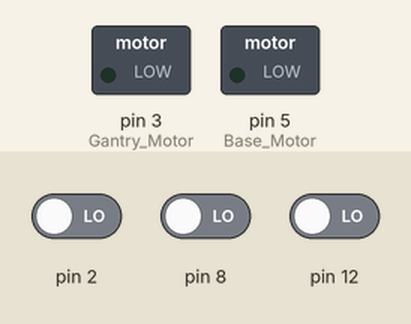
A sketch run on a simulated Arduino Uno, built with avr-gcc and run on an emulated ATmega328P. Shown: switched loads named in the sketch (green lamp = pin HIGH). The test bench sets the inputs (shaded band); at power-on: pin 2 LOW, pin 8 LOW, pin 12 LOW.

Above: at 1.2 s.
1.3 s: pin 2 driven HIGH
At 2.1 s:
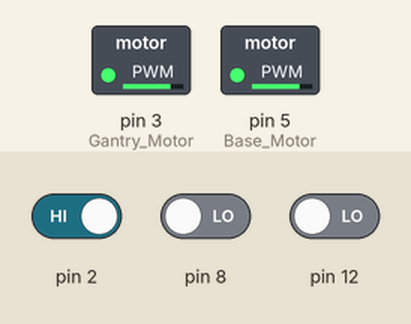
2.8 s: pin 2 driven LOW and pin 8 driven HIGH
At 3.3 s:
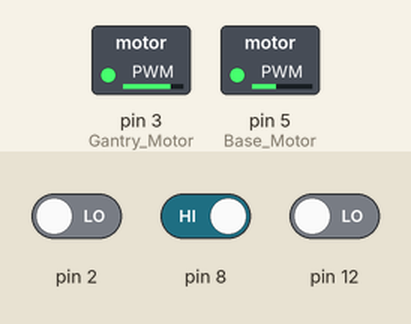
4.3 s: pin 8 driven LOW
At 5.5 s:
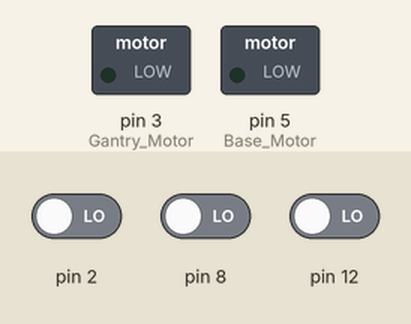
5.8 s: pin 12 driven HIGH
At 6.7 s:
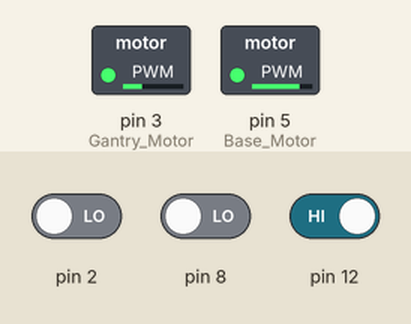
7.3 s: pin 12 driven LOW
At 7.9 s:
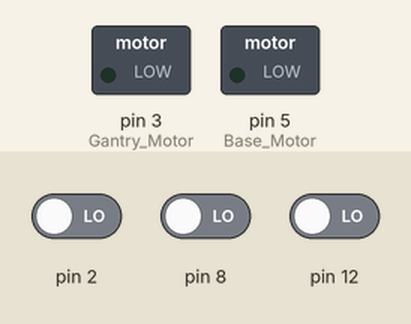
8.8 s: pin 8 driven HIGH
At 10.2 s:
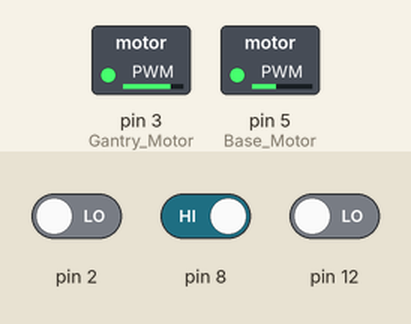
Timing chart, 0 to 11.3 s (numbered marks = the images above; inputs shaded):
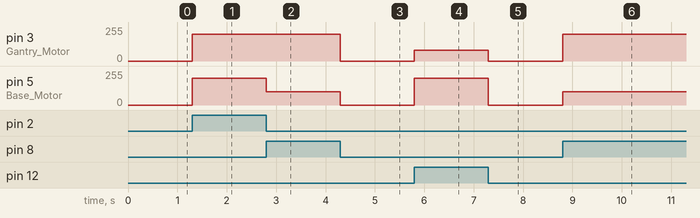

Measured:
- after the input at 1.3 s, pin 3 (Gantry_Motor), pin 5 (Base_Motor): 0/255 → 200/255 at once
- after the input at 2.8 s, pin 5 (Base_Motor): 200/255 → 100/255 at once
- after the input at 4.3 s, pin 3 (Gantry_Motor): 200/255 → 0/255 at once; pin 5 (Base_Motor): 100/255 → 0/255 at once
- after the input at 5.8 s, pin 3 (Gantry_Motor): 0/255 → 80/255 at once; pin 5 (Base_Motor): 0/255 → 200/255 at once
- after the input at 7.3 s, pin 3 (Gantry_Motor): 80/255 → 0/255 at once; pin 5 (Base_Motor): 200/255 → 0/255 at once
- after the input at 8.8 s, pin 3 (Gantry_Motor): 0/255 → 200/255 at once; pin 5 (Base_Motor): 0/255 → 100/255 at once

The sketch:

Motor_Test__1.ino
```cpp
void setup() {
  pinMode (3, OUTPUT);//Gantry Motor
  pinMode (2, INPUT);
  pinMode (8, INPUT);
  pinMode (12, INPUT);
  pinMode (5, OUTPUT);// Base Motor
}

// Must always have a loop() function, even if there is nothing in it
void loop() {

  if (HIGH == digitalRead(2) ) {
    analogWrite(3, 200);
    analogWrite(5, 200);
  } else if (HIGH == digitalRead(8) ) {
    analogWrite(3, 200);
    analogWrite(5, 100);
  } else if (HIGH == digitalRead(12) ) {
    analogWrite(3, 80);
    analogWrite(5, 200);
  }
  else {
    analogWrite(3, 0);    // motor off
    analogWrite(5, 0);
  }

}
```
